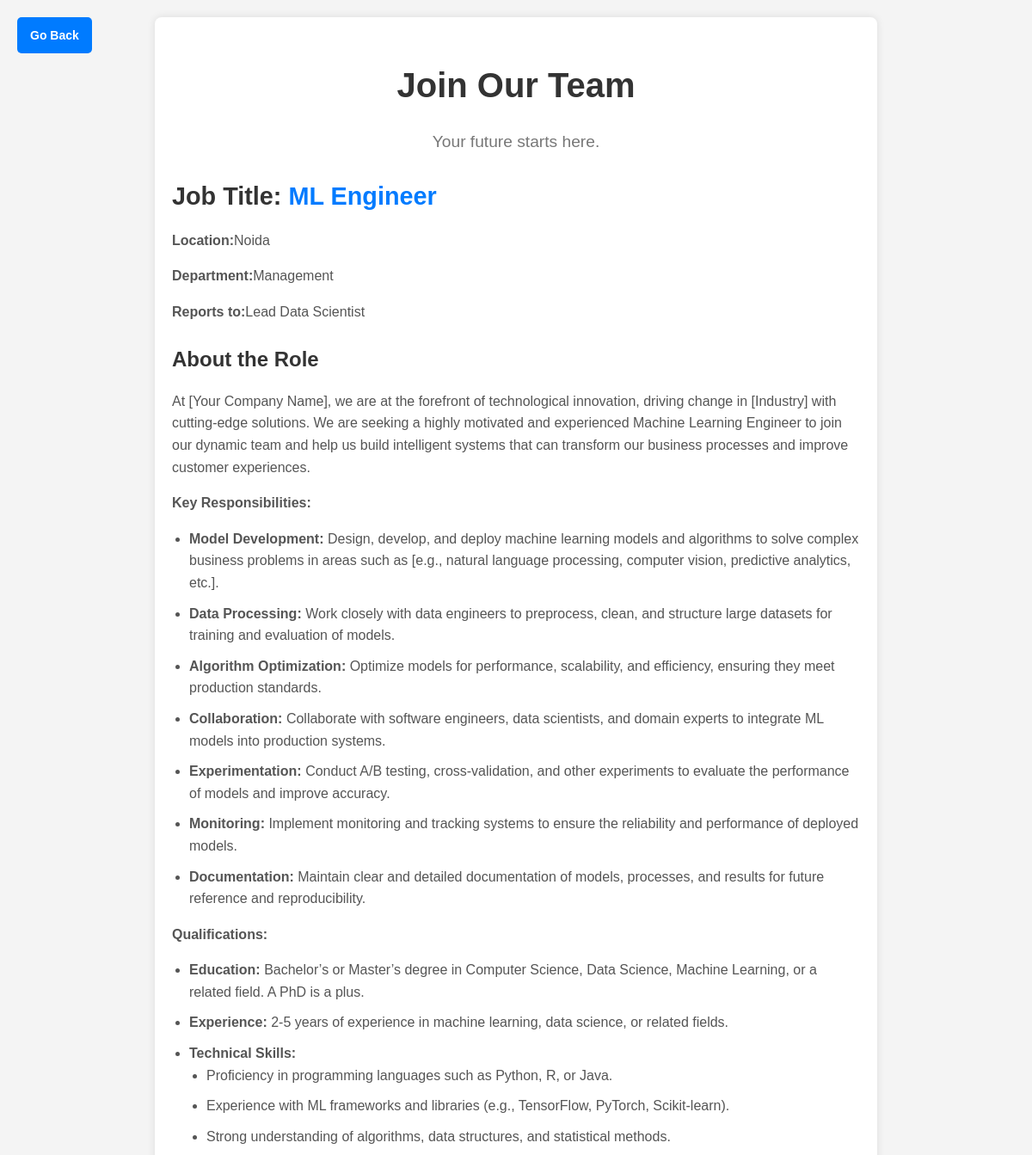
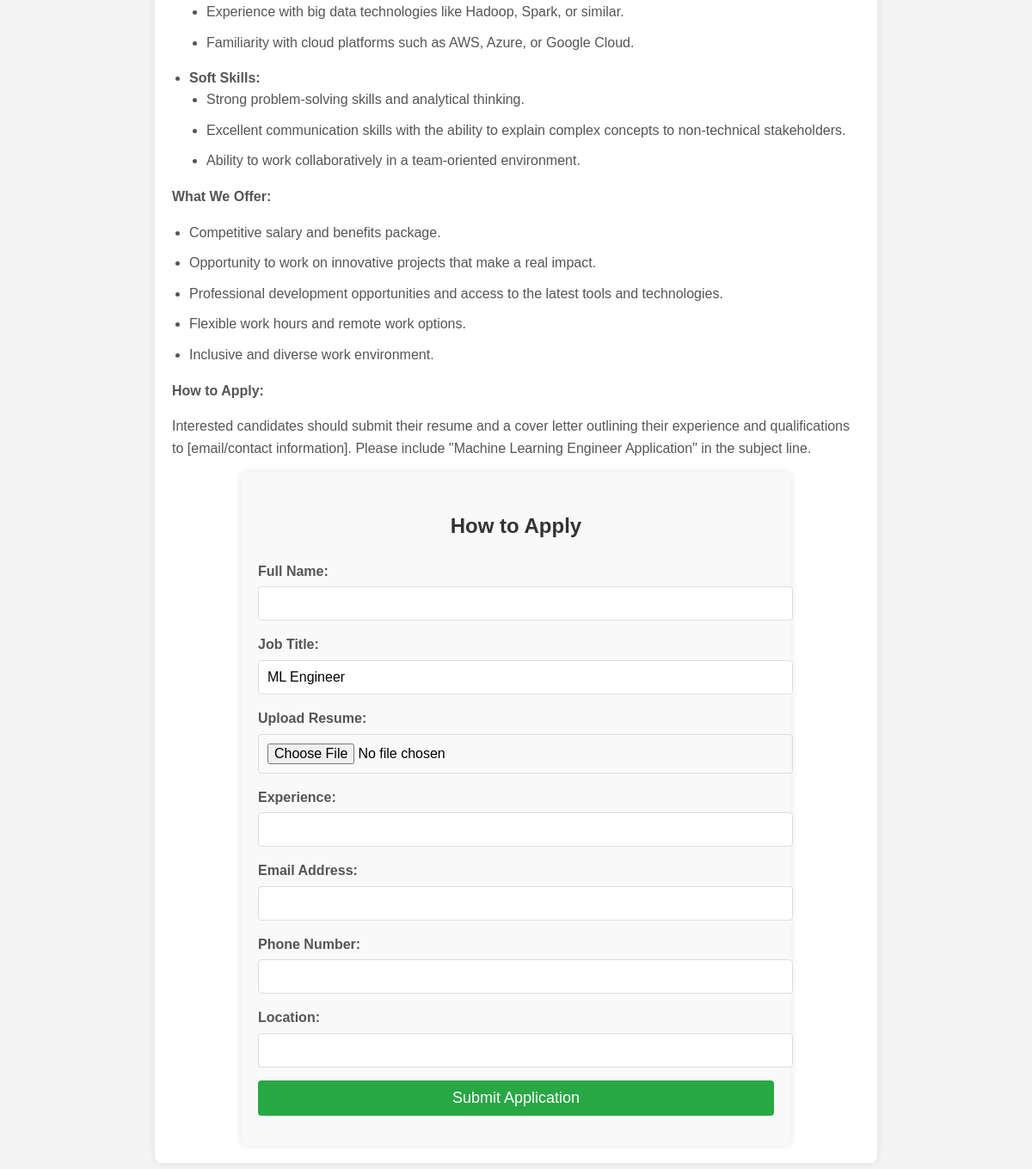
Screenshot of /career.html/2/ with the database file from the repository (2 pictures, top to bottom).
### core/models.py (models this page shows)
class Joblisting(models.Model):
      jobtitle = models.TextField()
      jobimage = models.ImageField(upload_to="joblisting_images")
      jobdescription = RichTextField()
      openpositions = models.IntegerField()
      location = models.TextField(default="Noida")
      department = models.TextField(default="Management")
      reports_to = models.TextField(default="")

### core/views.py (the view, shortened to what this page needs)
# urls.py: path('career.html/<int:id>/', job_details, name="job_details"),
def job_details(request, id ):
    job = get_object_or_404(Joblisting, id=id)
    return render(request, 'apply2.html', {'job': job})

### core/templates/apply2.html (shortened to what this page needs)
<!DOCTYPE html>
<html lang="en">
<head>
    {% load static %}
    <link rel="stylesheet" href="{% static 'css/jd.css' %}">
</head>
<body>
    <a href="{% url 'career' %}" class="go-back-button">Go Back</a>
    <div class="job-description-container">
        <header class="header">
            <h1>Join Our Team</h1>
            <p>Your future starts here.</p>
        </header>
        <section class="job-details">
            <h2>Job Title: <span>{{job.jobtitle}}</span></h2>
            <p><strong>Location:</strong>{{job.location}}</p>
            <p><strong>Department:</strong>{{job.department}}</p>
            <p><strong>Reports to:</strong>{{job.reports_to}}</p>
        </section>
        <section class="about-role">
            <h3>About the Role</h3>
            {{job.jobdescription|safe}}
        </section>
        <section class="job-application">
            <h3>How to Apply</h3>
            <form method="POST" enctype="multipart/form-data">
                <div class="form-group">
                    <label for="name">Full Name:</label>
                    <input type="text" id="name" name="name" required>
                </div>
                <div class="form-group">
                    <label for="jobrole">Job Title:</label>
                    <input type="text" id="jobrole" name="jobrole" value="{{job.jobtitle}}" readonly required>
                </div>
                <div class="form-group">
                    <label for="resume">Upload Resume:</label>
                    <input type="file" id="resume" name="resume" accept=".pdf,.doc,.docx" required>
                </div>
                <div class="form-group">
                    <label for="experience">Experience:</label>
                    <input type="text" id="experience" name="experience" required>
                </div>
                <div class="form-group">
                    <label for="email">Email Address:</label>
                    <input type="email" id="email" name="email" required>
                </div>
                <div class="form-group">
                    <label for="phone">Phone Number:</label>
                    <input type="tel" id="phone" name="phone" pattern="[0-9]{10}" required>
                </div>
                <div class="form-group">
                    <label for="location">Location:</label>
                    <input type="text" id="location" name="location" required>
                </div>
                <div class="form-group">
                    <button type="submit">Submit Application</button>
                </div>
            </form>
        </section>
    </div>
</body>
</html>

### core/static/css/jd.css (style rules this page uses)
body { font-family: Arial, sans-serif; line-height: 1.6; background-color: #f4f4f4; margin: 0; padding: 0; }
.go-back-button { position: absolute; top: 20px; left: 20px; padding: 10px 15px; background-color: #007bff; color: white; text-decoration: none; border-radius: 5px; font-size: 14px; font-weight: bold; }
.job-description-container { max-width: 800px; margin: 20px auto; background: #fff; padding: 20px; border-radius: 8px; box-shadow: 0 0 10px rgba(0, 0, 0, 0.1); }
.header { text-align: center; margin-bottom: 20px; }
.header h1 { font-size: 2.5em; margin-bottom: 10px; color: #333; }
.header p { font-size: 1.2em; color: #777; }
.job-details { margin-bottom: 20px; }
.job-details h2 { font-size: 1.8em; color: #333; margin-bottom: 10px; }
.job-details span { color: #007bff; }
.job-details p { font-size: 1em; color: #555; }
section h3 { font-size: 1.5em; color: #333; margin-bottom: 15px; }
section p, section ul { font-size: 1em; color: #555; margin-bottom: 15px; }
section ul { list-style-type: disc; padding-left: 20px; }
section ul li { margin-bottom: 10px; }
a { color: #007bff; text-decoration: none; }
.job-application { max-width: 600px; margin: 0 auto; padding: 20px; background-color: #f9f9f9; border-radius: 8px; box-shadow: 0 0 10px rgba(0, 0, 0, 0.1); }
.job-application h3 { text-align: center; margin-bottom: 20px; color: #333; }
.form-group { margin-bottom: 15px; }
.form-group label { display: block; font-weight: bold; margin-bottom: 5px; color: #555; }
.form-group input[type="text"], .form-group input[type="email"], .form-group input[type="tel"], .form-group input[type="file"] { width: 100%; padding: 10px; font-size: 16px; border: 1px solid #ddd; border-radius: 4px; }
.form-group button { width: 100%; padding: 10px; background-color: #28a745; color: white; border: none; border-radius: 4px; font-size: 18px; cursor: pointer; }

### rows the page displays
Joblisting: jobtitle "ML Engineer", location "Noida", department "Management", reports_to "Lead Data Scientist", jobdescription "At [Your Company Name], we are at the forefront of technological innovation, driving change in [Industry] with cutting-edge solutions. We are seeking a highly motivated and experienced Machine Learning Engineer to join our dynamic team and help us build intelligent systems that can transform our business processes and improve customer experiences. Key Responsibilities: Model Development: Design, develop, and deploy machine learning models and algorithms to solve complex business problems in areas such as [e.g., natural language processing, computer vision, predictive analytics, etc.]. Data Processing: Work closely with data engineers to preprocess, clean, and structure large datasets for…", jobrole "ML Engineer"
